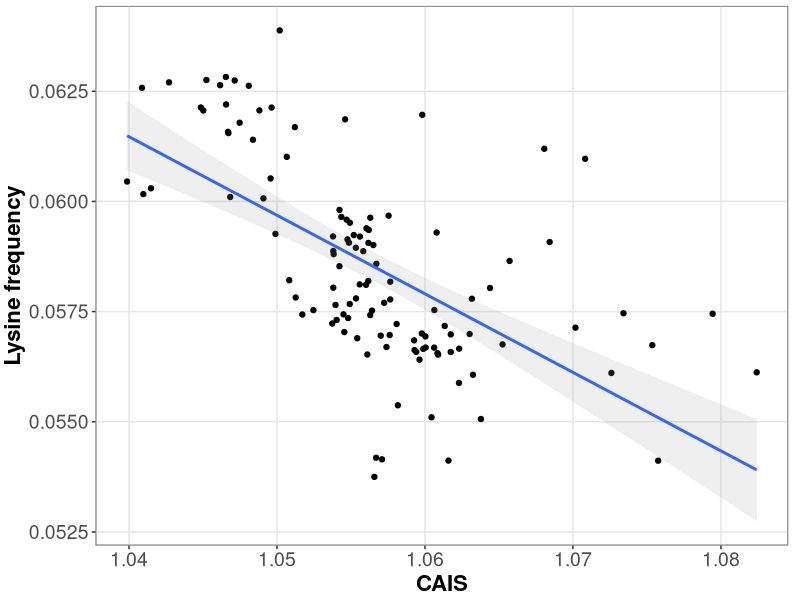

R code for this plot: (Note: this script raises an error after producing the figure.)
setwd('/Users/hanon/Documents/Github/aa_flux/CAIS')


CAIS_values <- read.csv('new_CAIS.csv',header = T) 
CAIS_values <-  CAIS_values[-which(CAIS_values$SpeciesUID == '442'),] # remove antelope

#VertebrateAAC_CAIS.csv comes from the protein sequences in vertebrates in sql
Species_ProteinAAC <- read.csv('VertebrateAAC_CAIS.csv', header = T)
Species_ProteinAAC <- Species_ProteinAAC[-which(duplicated(Species_ProteinAAC$SpeciesUID)),]
Species_PFAM_AAC <- read.csv('AllPfam_AAC.csv', header = T)
Species_PFAM_AAC <- Species_PFAM_AAC[-which(Species_PFAM_AAC$SpeciesUID == '442'),]

SpeciesAAC_wCAIS <- Species_PFAM_AAC
CAIS_values <- CAIS_values[which(CAIS_values$SpeciesUID %in% SpeciesAAC_wCAIS$SpeciesUID),]
match(CAIS_values$SpeciesUID, SpeciesAAC_wCAIS$SpeciesUID) # match

SpeciesAAC_Acol <- which(colnames(SpeciesAAC_wCAIS) =='A')
rm(VertebrateCAIS_AAC_df)
VertebrateCAIS_AAC_df <- cbind(CAIS_values, SpeciesAAC_wCAIS[,SpeciesAAC_Acol:dim(SpeciesAAC_wCAIS)[2]])
#write.csv(VertebrateCAIS_AAC_df, 'PfamAAC_CAISvalues_117Vertebrates.csv')

rowSums(VertebrateCAIS_AAC_df[,3:24]) # all species AAC add up to 1

# Intialize dataframe
AAstart <- which(colnames(VertebrateCAIS_AAC_df) == 'A')
AAend <- which(colnames(VertebrateCAIS_AAC_df) == 'V')
model_estimates <- data.frame(matrix(nrow = 2))

# loop model over all amino acids
  model <- lm(VertebrateCAIS_AAC_df[,"K"]~VertebrateCAIS_AAC_df$CAIS )
  model_summary <- summary(model)

library("ggplot2")
mytheme <- theme(axis.title=element_text(size=16, face="bold"), axis.text=element_text(size=14), panel.background = element_rect(fill = "white", colour = "grey50"), panel.grid.major = element_line(colour = "grey90"), panel.grid.minor = element_blank(), panel.border = element_rect(color = "grey50", fill=NA), plot.margin = unit(c(0.15, 0.3, 0.1, 0.1), "cm"))

Fig <- ggplot(VertebrateCAIS_AAC_df, aes(x=CAIS, y=K))+
  labs( x = "CAIS", y = "Lysine frequency") + 
  geom_point() +
  geom_smooth(method = "lm", alpha = .15) +
  mytheme
  
  
  geom_abline(data=subset(reg, Method=="MA"), aes(intercept=Intercept, slope=Slope), color="red", size=1.5) + 
  annotate(geom="text", x=0.2, y=ypos_lo(dm$Rnoratio), label=paste("R = ", signif(prp$estimate, digits=3), "\n p = ", signif(prp$p.value, digits=1)), color="black", size=6) + 
  geom_pointrange(aes(xmin=Pnoratio-Perror, xmax=Pnoratio+Perror)) + 
  geom_pointrange(aes(ymin=Rnoratio-Rerror, ymax=Rnoratio+Rerror)) + 
  geom_point(size=3) + 
  geom_text(aes(label=aa),hjust=-0.1, vjust=0, color="blue", size = 6) +
  mytheme
  
myggsave_sq <- function(x){
    ggsave(plot=x, filename=paste0(deparse(substitute(x)), ".svg"), path="C:/Users/hanon/Documents/Github/aa_flux/Figures", device="svg", height=5, width=5, units="in")
}

myggsave_sq(Fig)
